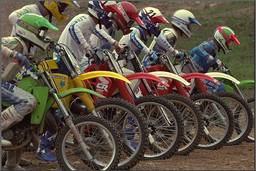
#> input picture img/moto.png, 256 x 171 px, shrunk from 768 x 512 before the run
$ jupyter execute split_image.ipynb
#> lines starting #> are read from the running program, lines starting #| are printed output that depends on the picture
### encode.py
import sys
import math
import dct
import numpy as np
import itertools
import entropy as ent
from typing import List, Tuple
import imagetools


# [5 lines left out: function seperate_to_three_colors, not called in this run]


def Downsample(matrix: np.ndarray):
    return matrix[::2, ::2]


def Upsample(matrix: np.ndarray) -> np.ndarray:
    return matrix.repeat(2, axis=0).repeat(2, axis=1)


# [29 lines left out: functions split_matrix_into_submatrixs, concatenate_submatrixes_to_big_matrix, not called in this run]


def concatenate_three_colors(Y: np.ndarray, Cb: np.ndarray,
                             Cr: np.ndarray) -> np.ndarray:
    return np.dstack((Y, Cb, Cr))


def shape_for_contacting(shape: Tuple) -> Tuple:
    return (math.ceil(shape[0] / 8), math.ceil(shape[1] / 8))

# [108 lines left out: functions crop_bitmap, compress_image, main, not called in this run]


# [2 lines that do not run on import are left out]

### imagetools.py
import numpy as np
from cv2 import cv2
from typing import List


def BGR_pixel_to_YCrCb(bgr: list) -> List[np.uint8]:
    return [
        round(0.299 * bgr[2] + 0.587 * bgr[1] + 0.114 * bgr[0]),  # Y'
        round((bgr[2] - round(
            (0.299 * bgr[2] + 0.587 * bgr[1] + 0.114 * bgr[0]))) * 0.713 +
              128),  # Cr
        round((bgr[0] - round(
            (0.299 * bgr[2] + 0.587 * bgr[1] + 0.114 * bgr[0]))) * 0.564 +
              128)  # Cb
    ]


def BGR_to_YCrCb(matrix3D: np.ndarray) -> np.ndarray:
    """Converting pixels from BGR (Red, Green, Blue) to YCrCb (luma, blue-difference, red-difference)

    Arguments:
        matrix {ndarray} -- The image Bitmap as 2D array

    Returns:
        ndarray -- The new Bitmap with YCrCb as 2D array
    """
    return np.apply_along_axis(BGR_pixel_to_YCrCb, 2, matrix3D)


def YCrCb_pixel_to_BGR(ycrcb: list) -> List[np.uint8]:
    return [
        round(ycrcb[0] + 1.773 * (ycrcb[2] - 128)),  # B
        round(ycrcb[0] - 0.714 * (ycrcb[1] - 128) -
              0.344 * (ycrcb[2] - 128)),  # G
        round(ycrcb[0] + 1.403 * (ycrcb[1] - 128))  # R
    ]


def YCrCb_to_BGR(matrix3D: np.ndarray) -> np.ndarray:
    return np.apply_along_axis(YCrCb_pixel_to_BGR, 2,
                               matrix3D).clip(0, 255).astype(np.uint8)


def get_bitmap_from_bmp(path: str) -> np.ndarray:
    return cv2.imread(path)


# [19 lines left out: functions save_matrix, show_matrix, not called in this run]

### split_image.ipynb
[cell 1]
from matplotlib import pyplot

[cell 2]
path = "img/moto.png"

[cell 3]
import cv2

[cell 4]
img = cv2.imread(path)
#> img is the input picture: shape (171, 256, 3); mean B, G, R 67.6, 81, 91.5

[cell 5]
pyplot.imshow(img)

[cell 6]
b, g, r = cv2.split(img)

[cell 7]
pyplot.imshow(b)

[cell 8]
pyplot.imshow(g)

[cell 9]
import imagetools

[cell 10]
import numpy as np

[cell 11]
zeros = np.zeros(b.shape, np.uint8)

[cell 12]
import encode

[cell 13]
b = encode.concatenate_three_colors(b, zeros, zeros)

[cell 14]
pyplot.imshow(b)

[cell 15]
g = encode.concatenate_three_colors(zeros, g, zeros)
#> zeros: shape (171, 256); every value is 0

[cell 16]
pyplot.imshow(g)

[cell 17]
img_ycbcr = imagetools.BGR_to_YCrCb(img)

[cell 18]
y, cr, cb = cv2.split(img_ycbcr)
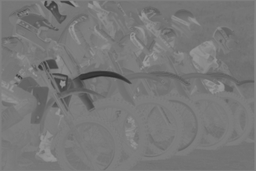
#> cb: shape (171, 256) int32; min 42, max 156, mean 119.5

[cell 19]
y = encode.concatenate_three_colors(y, zeros, zeros)

[cell 20]
pyplot.imshow(y)
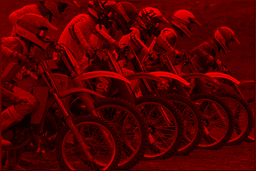
#> shown: shape (171, 256, 3); mean R, G, B 82.6, 0, 0

[cell 21]
y = imagetools.YCrCb_to_BGR(y)

[cell 22]
pyplot.imshow(y)

[cell 23]
print("h")

[cell 24]
cb = encode.concatenate_three_colors(zeros, zeros, cb)
#> in concatenate_three_colors (call 4), `return np.dstack((Y, Cb, Cr))`:
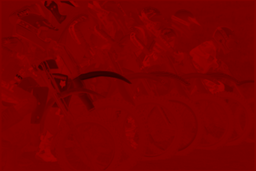
#> returned value: shape (171, 256, 3) int32; mean of channels 0, 1, 2 0, 0, 119.5; drawn as B, G, R

[cell 25]
cb = imagetools.YCrCb_to_BGR(cb)

[cell 26]
pyplot.imshow(cb)

[cell 27]
cr = encode.concatenate_three_colors(zeros, cr, zeros)
#> in concatenate_three_colors (call 5), `return np.dstack((Y, Cb, Cr))`:
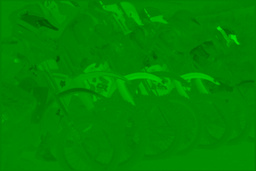
#> returned value: shape (171, 256, 3) int32; mean of channels 0, 1, 2 0, 134.3, 0; drawn as B, G, R

[cell 28]
pyplot.imshow(cr)
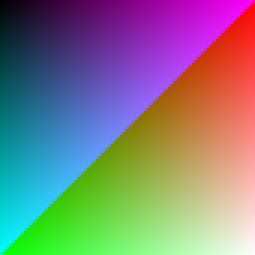
#> input picture img/colored.bmp, 85 x 85 px, shrunk from 255 x 255 before the run (shown 3 times larger)

[cell 29]
def split_ycbcr(img):
    a, b, c = cv2.split(cv2.cvtColor(img, cv2.COLOR_BGR2YCrCb))
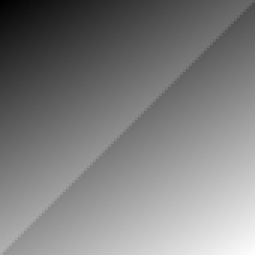
#> a: shape (85, 85) (shown 3 times larger); min 1, max 253, mean 127
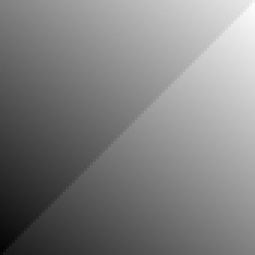
#> b: shape (85, 85) (shown 3 times larger); min 3, max 253, mean 128
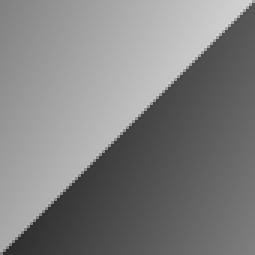
#> c: shape (85, 85) (shown 3 times larger); min 44, max 213, mean 128
#> img is the input picture: shape (85, 85, 3); mean B, G, R 126.9, 127, 127
    zeros = np.zeros_like(a)
    pyplot.imshow(cv2.cvtColor(cv2.merge((a, zeros, zeros)), cv2.COLOR_YCrCb2BGR))
    pyplot.show()
#> figure, not shown here; B, G, R data is drawn as R, G, B
    pyplot.imshow(cv2.cvtColor(cv2.merge((zeros, b, zeros)), cv2.COLOR_YCrCb2BGR))
    pyplot.show()
#> figure, not shown here; B, G, R data is drawn as R, G, B
    pyplot.imshow(cv2.cvtColor(cv2.merge((zeros, zeros, c)), cv2.COLOR_YCrCb2BGR))
    pyplot.show()
#> figure, not shown here; B, G, R data is drawn as R, G, B

[cell 30]
split_ycbcr(cv2.imread("img/colored.bmp"))

[cell 31]
split_ycbcr(cv2.imread("img/moto.png"))
#> in split_ycbcr (call 2), `pyplot.show()`:
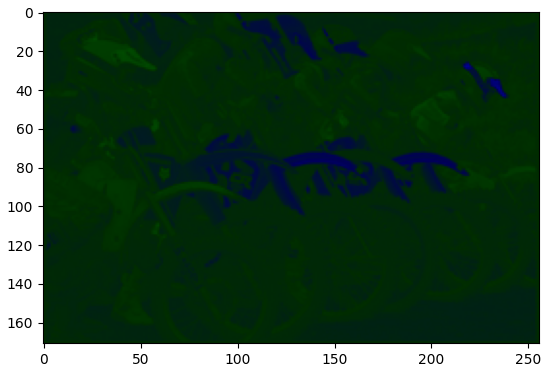
#> figure drawn by matplotlib, 1 panel; B, G, R data is drawn as R, G, B
#> in split_ycbcr (call 2), `pyplot.show()`:
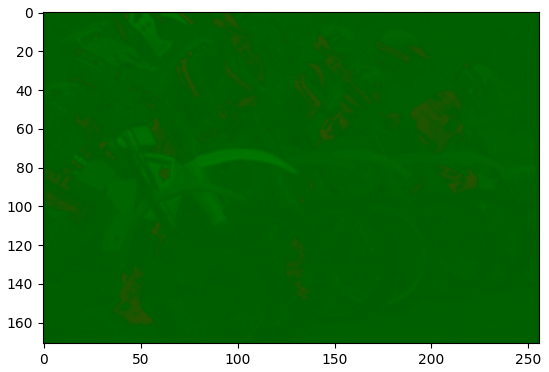
#> figure drawn by matplotlib, 1 panel; B, G, R data is drawn as R, G, B
